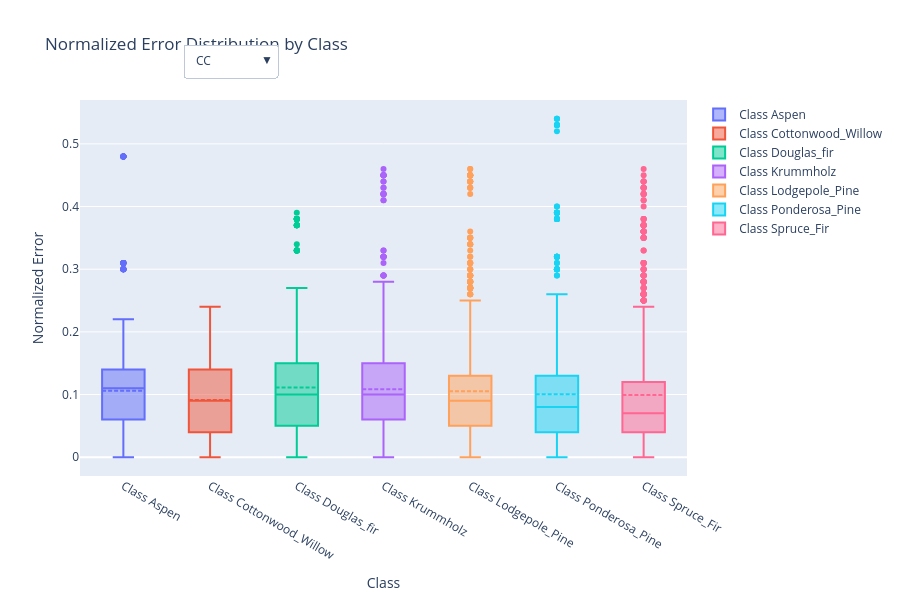

Notebook code for this chart:
### Markdown cell above
### Boxplot per method

### Code cell
def plot_normalized_error_by_method(df):
    """
    Create an interactive box plot showing normalized error distribution by class for each quantification method.
    
    Parameters:
    df (pd.DataFrame): DataFrame containing error metrics and quantification methods
    
    Returns:
    plotly.graph_objects.Figure: Interactive plotly figure
    """
    import plotly.graph_objects as go
    
    # Create figure
    fig = go.Figure()
    
    # Get unique quantification methods
    qnt_methods = df['qnt'].unique().tolist()
    
    # Add traces for each qnt method
    for qnt in qnt_methods:
        df_filtered = df[df['qnt'] == qnt]
        
        # Add trace for each class
        for i in classes:
            fig.add_trace(go.Box(
                y=df_filtered[f'c{i}_error_normalized'],
                name=f'Class {i}',
                visible=(qnt == qnt_methods[0]),  # Only first method visible initially
                boxmean=True
            ))
    
    # Create buttons for dropdown
    buttons = []
    for idx, qnt in enumerate(qnt_methods):
        # Calculate which traces should be visible for this qnt method
        visible = [False] * len(fig.data)
        start_idx = idx * 6  # 6 traces per qnt method (one per class)
        for i in range(6):
            visible[start_idx + i] = True
        
        buttons.append(dict(
            label=qnt,
            method='update',
            args=[{'visible': visible}]
        ))
    
    # Update layout
    fig.update_layout(
        updatemenus=[dict(
            active=0,
            buttons=buttons,
            x=0.17,
            xanchor='left',
            y=1.15,
            yanchor='top'
        )],
        title='Normalized Error Distribution by Class',
        xaxis_title='Class',
        yaxis_title='Normalized Error',
        height=600,
        showlegend=True
    )
    
    return fig

# Call the function and display the plot
fig2 = plot_normalized_error_by_method(df)
fig2.show()

### Figure 1 — Plotly figure (JSON) as saved in the notebook; plotly's stock layout.template omitted (floating-point values rounded to 4 significant figures; data arrays with more than 128 entries replaced by an {"elided": "..."} marker saying what was removed)
{"data": [{"boxmean": true, "name": "Class Aspen", "type": "box", "visible": true, "y": {"elided": "1000 float values"}}, {"boxmean": true, "name": "Class Cottonwood_Willow", "type": "box", "visible": true, "y": {"elided": "1000 float values"}}, {"boxmean": true, "name": "Class Douglas_fir", "type": "box", "visible": true, "y": {"elided": "1000 float values"}}, {"boxmean": true, "name": "Class Krummholz", "type": "box", "visible": true, "y": {"elided": "1000 float values"}}, {"boxmean": true, "name": "Class Lodgepole_Pine", "type": "box", "visible": true, "y": {"elided": "1000 float values"}}, {"boxmean": true, "name": "Class Ponderosa_Pine", "type": "box", "visible": true, "y": {"elided": "1000 float values"}}, {"boxmean": true, "name": "Class Spruce_Fir", "type": "box", "visible": true, "y": {"elided": "1000 float values"}}, {"boxmean": true, "name": "Class Aspen", "type": "box", "visible": false, "y": {"elided": "1000 float values"}}, {"boxmean": true, "name": "Class Cottonwood_Willow", "type": "box", "visible": false, "y": {"elided": "1000 float values"}}, {"boxmean": true, "name": "Class Douglas_fir", "type": "box", "visible": false, "y": {"elided": "1000 float values"}}, {"boxmean": true, "name": "Class Krummholz", "type": "box", "visible": false, "y": {"elided": "1000 float values"}}, {"boxmean": true, "name": "Class Lodgepole_Pine", "type": "box", "visible": false, "y": {"elided": "1000 float values"}}, {"boxmean": true, "name": "Class Ponderosa_Pine", "type": "box", "visible": false, "y": {"elided": "1000 float values"}}, {"boxmean": true, "name": "Class Spruce_Fir", "type": "box", "visible": false, "y": {"elided": "1000 float values"}}, {"boxmean": true, "name": "Class Aspen", "type": "box", "visible": false, "y": {"elided": "1000 float values"}}, {"boxmean": true, "name": "Class Cottonwood_Willow", "type": "box", "visible": false, "y": {"elided": "1000 float values"}}, {"boxmean": true, "name": "Class Douglas_fir", "type": "box", "visible": false, "y": {"elided": "1000 float values"}}, {"boxmean": true, "name": "Class Krummholz", "type": "box", "visible": false, "y": {"elided": "1000 float values"}}, {"boxmean": true, "name": "Class Lodgepole_Pine", "type": "box", "visible": false, "y": {"elided": "1000 float values"}}, {"boxmean": true, "name": "Class Ponderosa_Pine", "type": "box", "visible": false, "y": {"elided": "1000 float values"}}, {"boxmean": true, "name": "Class Spruce_Fir", "type": "box", "visible": false, "y": {"elided": "1000 float values"}}, {"boxmean": true, "name": "Class Aspen", "type": "box", "visible": false, "y": {"elided": "1000 float values"}}, {"boxmean": true, "name": "Class Cottonwood_Willow", "type": "box", "visible": false, "y": {"elided": "1000 float values"}}, {"boxmean": true, "name": "Class Douglas_fir", "type": "box", "visible": false, "y": {"elided": "1000 float values"}}, {"boxmean": true, "name": "Class Krummholz", "type": "box", "visible": false, "y": {"elided": "1000 float values"}}, {"boxmean": true, "name": "Class Lodgepole_Pine", "type": "box", "visible": false, "y": {"elided": "1000 float values"}}, {"boxmean": true, "name": "Class Ponderosa_Pine", "type": "box", "visible": false, "y": {"elided": "1000 float values"}}, {"boxmean": true, "name": "Class Spruce_Fir", "type": "box", "visible": false, "y": {"elided": "1000 float values"}}, {"boxmean": true, "name": "Class Aspen", "type": "box", "visible": false, "y": {"elided": "1000 float values"}}, {"boxmean": true, "name": "Class Cottonwood_Willow", "type": "box", "visible": false, "y": {"elided": "1000 float values"}}, {"boxmean": true, "name": "Class Douglas_fir", "type": "box", "visible": false, "y": {"elided": "1000 float values"}}, {"boxmean": true, "name": "Class Krummholz", "type": "box", "visible": false, "y": {"elided": "1000 float values"}}, {"boxmean": true, "name": "Class Lodgepole_Pine", "type": "box", "visible": false, "y": {"elided": "1000 float values"}}, {"boxmean": true, "name": "Class Ponderosa_Pine", "type": "box", "visible": false, "y": {"elided": "1000 float values"}}, {"boxmean": true, "name": "Class Spruce_Fir", "type": "box", "visible": false, "y": {"elided": "1000 float values"}}, {"boxmean": true, "name": "Class Aspen", "type": "box", "visible": false, "y": {"elided": "1000 float values"}}, {"boxmean": true, "name": "Class Cottonwood_Willow", "type": "box", "visible": false, "y": {"elided": "1000 float values"}}, {"boxmean": true, "name": "Class Douglas_fir", "type": "box", "visible": false, "y": {"elided": "1000 float values"}}, {"boxmean": true, "name": "Class Krummholz", "type": "box", "visible": false, "y": {"elided": "1000 float values"}}, {"boxmean": true, "name": "Class Lodgepole_Pine", "type": "box", "visible": false, "y": {"elided": "1000 float values"}}, {"boxmean": true, "name": "Class Ponderosa_Pine", "type": "box", "visible": false, "y": {"elided": "1000 float values"}}, {"boxmean": true, "name": "Class Spruce_Fir", "type": "box", "visible": false, "y": {"elided": "1000 float values"}}, {"boxmean": true, "name": "Class Aspen", "type": "box", "visible": false, "y": {"elided": "1000 float values"}}, {"boxmean": true, "name": "Class Cottonwood_Willow", "type": "box", "visible": false, "y": {"elided": "1000 float values"}}, {"boxmean": true, "name": "Class Douglas_fir", "type": "box", "visible": false, "y": {"elided": "1000 float values"}}, {"boxmean": true, "name": "Class Krummholz", "type": "box", "visible": false, "y": {"elided": "1000 float values"}}, {"boxmean": true, "name": "Class Lodgepole_Pine", "type": "box", "visible": false, "y": {"elided": "1000 float values"}}, {"boxmean": true, "name": "Class Ponderosa_Pine", "type": "box", "visible": false, "y": {"elided": "1000 float values"}}, {"boxmean": true, "name": "Class Spruce_Fir", "type": "box", "visible": false, "y": {"elided": "1000 float values"}}, {"boxmean": true, "name": "Class Aspen", "type": "box", "visible": false, "y": {"elided": "1000 float values"}}, {"boxmean": true, "name": "Class Cottonwood_Willow", "type": "box", "visible": false, "y": {"elided": "1000 float values"}}, {"boxmean": true, "name": "Class Douglas_fir", "type": "box", "visible": false, "y": {"elided": "1000 float values"}}, {"boxmean": true, "name": "Class Krummholz", "type": "box", "visible": false, "y": {"elided": "1000 float values"}}, {"boxmean": true, "name": "Class Lodgepole_Pine", "type": "box", "visible": false, "y": {"elided": "1000 float values"}}, {"boxmean": true, "name": "Class Ponderosa_Pine", "type": "box", "visible": false, "y": {"elided": "1000 float values"}}, {"boxmean": true, "name": "Class Spruce_Fir", "type": "box", "visible": false, "y": {"elided": "1000 float values"}}, {"boxmean": true, "name": "Class Aspen", "type": "box", "visible": false, "y": {"elided": "1000 float values"}}, {"boxmean": true, "name": "Class Cottonwood_Willow", "type": "box", "visible": false, "y": {"elided": "1000 float values"}}, {"boxmean": true, "name": "Class Douglas_fir", "type": "box", "visible": false, "y": {"elided": "1000 float values"}}, {"boxmean": true, "name": "Class Krummholz", "type": "box", "visible": false, "y": {"elided": "1000 float values"}}, {"boxmean": true, "name": "Class Lodgepole_Pine", "type": "box", "visible": false, "y": {"elided": "1000 float values"}}, {"boxmean": true, "name": "Class Ponderosa_Pine", "type": "box", "visible": false, "y": {"elided": "1000 float values"}}, {"boxmean": true, "name": "Class Spruce_Fir", "type": "box", "visible": false, "y": {"elided": "1000 float values"}}, {"boxmean": true, "name": "Class Aspen", "type": "box", "visible": false, "y": {"elided": "1000 float values"}}, {"boxmean": true, "name": "Class Cottonwood_Willow", "type": "box", "visible": false, "y": {"elided": "1000 float values"}}, {"boxmean": true, "name": "Class Douglas_fir", "type": "box", "visible": false, "y": {"elided": "1000 float values"}}, {"boxmean": true, "name": "Class Krummholz", "type": "box", "visible": false, "y": {"elided": "1000 float values"}}, {"boxmean": true, "name": "Class Lodgepole_Pine", "type": "box", "visible": false, "y": {"elided": "1000 float values"}}, {"boxmean": true, "name": "Class Ponderosa_Pine", "type": "box", "visible": false, "y": {"elided": "1000 float values"}}, {"boxmean": true, "name": "Class Spruce_Fir", "type": "box", "visible": false, "y": {"elided": "1000 float values"}}, {"boxmean": true, "name": "Class Aspen", "type": "box", "visible": false, "y": {"elided": "1000 float values"}}, {"boxmean": true, "name": "Class Cottonwood_Willow", "type": "box", "visible": false, "y": {"elided": "1000 float values"}}, {"boxmean": true, "name": "Class Douglas_fir", "type": "box", "visible": false, "y": {"elided": "1000 float values"}}, {"boxmean": true, "name": "Class Krummholz", "type": "box", "visible": false, "y": {"elided": "1000 float values"}}, {"boxmean": true, "name": "Class Lodgepole_Pine", "type": "box", "visible": false, "y": {"elided": "1000 float values"}}, {"boxmean": true, "name": "Class Ponderosa_Pine", "type": "box", "visible": false, "y": {"elided": "1000 float values"}}, {"boxmean": true, "name": "Class Spruce_Fir", "type": "box", "visible": false, "y": {"elided": "1000 float values"}}, {"boxmean": true, "name": "Class Aspen", "type": "box", "visible": false, "y": {"elided": "1000 float values"}}, {"boxmean": true, "name": "Class Cottonwood_Willow", "type": "box", "visible": false, "y": {"elided": "1000 float values"}}, {"boxmean": true, "name": "Class Douglas_fir", "type": "box", "visible": false, "y": {"elided": "1000 float values"}}, {"boxmean": true, "name": "Class Krummholz", "type": "box", "visible": false, "y": {"elided": "1000 float values"}}, {"boxmean": true, "name": "Class Lodgepole_Pine", "type": "box", "visible": false, "y": {"elided": "1000 float values"}}, {"boxmean": true, "name": "Class Ponderosa_Pine", "type": "box", "visible": false, "y": {"elided": "1000 float values"}}, {"boxmean": true, "name": "Class Spruce_Fir", "type": "box", "visible": false, "y": {"elided": "1000 float values"}}, {"boxmean": true, "name": "Class Aspen", "type": "box", "visible": false, "y": {"elided": "1000 float values"}}, {"boxmean": true, "name": "Class Cottonwood_Willow", "type": "box", "visible": false, "y": {"elided": "1000 float values"}}, {"boxmean": true, "name": "Class Douglas_fir", "type": "box", "visible": false, "y": {"elided": "1000 float values"}}, {"boxmean": true, "name": "Class Krummholz", "type": "box", "visible": false, "y": {"elided": "1000 float values"}}, {"boxmean": true, "name": "Class Lodgepole_Pine", "type": "box", "visible": false, "y": {"elided": "1000 float values"}}, {"boxmean": true, "name": "Class Ponderosa_Pine", "type": "box", "visible": false, "y": {"elided": "1000 float values"}}, {"boxmean": true, "name": "Class Spruce_Fir", "type": "box", "visible": false, "y": {"elided": "1000 float values"}}, {"boxmean": true, "name": "Class Aspen", "type": "box", "visible": false, "y": {"elided": "1000 float values"}}, {"boxmean": true, "name": "Class Cottonwood_Willow", "type": "box", "visible": false, "y": {"elided": "1000 float values"}}, {"boxmean": true, "name": "Class Douglas_fir", "type": "box", "visible": false, "y": {"elided": "1000 float values"}}, {"boxmean": true, "name": "Class Krummholz", "type": "box", "visible": false, "y": {"elided": "1000 float values"}}, {"boxmean": true, "name": "Class Lodgepole_Pine", "type": "box", "visible": false, "y": {"elided": "1000 float values"}}, {"boxmean": true, "name": "Class Ponderosa_Pine", "type": "box", "visible": false, "y": {"elided": "1000 float values"}}, {"boxmean": true, "name": "Class Spruce_Fir", "type": "box", "visible": false, "y": {"elided": "1000 float values"}}, {"boxmean": true, "name": "Class Aspen", "type": "box", "visible": false, "y": {"elided": "1000 float values"}}, {"boxmean": true, "name": "Class Cottonwood_Willow", "type": "box", "visible": false, "y": {"elided": "1000 float values"}}, {"boxmean": true, "name": "Class Douglas_fir", "type": "box", "visible": false, "y": {"elided": "1000 float values"}}, {"boxmean": true, "name": "Class Krummholz", "type": "box", "visible": false, "y": {"elided": "1000 float values"}}, {"boxmean": true, "name": "Class Lodgepole_Pine", "type": "box", "visible": false, "y": {"elided": "1000 float values"}}, {"boxmean": true, "name": "Class Ponderosa_Pine", "type": "box", "visible": false, "y": {"elided": "1000 float values"}}, {"boxmean": true, "name": "Class Spruce_Fir", "type": "box", "visible": false, "y": {"elided": "1000 float values"}}, {"boxmean": true, "name": "Class Aspen", "type": "box", "visible": false, "y": {"elided": "1000 float values"}}, {"boxmean": true, "name": "Class Cottonwood_Willow", "type": "box", "visible": false, "y": {"elided": "1000 float values"}}, {"boxmean": true, "name": "Class Douglas_fir", "type": "box", "visible": false, "y": {"elided": "1000 float values"}}, {"boxmean": true, "name": "Class Krummholz", "type": "box", "visible": false, "y": {"elided": "1000 float values"}}, {"boxmean": true, "name": "Class Lodgepole_Pine", "type": "box", "visible": false, "y": {"elided": "1000 float values"}}, {"boxmean": true, "name": "Class Ponderosa_Pine", "type": "box", "visible": false, "y": {"elided": "1000 float values"}}, {"boxmean": true, "name": "Class Spruce_Fir", "type": "box", "visible": false, "y": {"elided": "1000 float values"}}, {"boxmean": true, "name": "Class Aspen", "type": "box", "visible": false, "y": {"elided": "1000 float values"}}, {"boxmean": true, "name": "Class Cottonwood_Willow", "type": "box", "visible": false, "y": {"elided": "1000 float values"}}, {"boxmean": true, "name": "Class Douglas_fir", "type": "box", "visible": false, "y": {"elided": "1000 float values"}}, {"boxmean": true, "name": "Class Krummholz", "type": "box", "visible": false, "y": {"elided": "1000 float values"}}, {"boxmean": true, "name": "Class Lodgepole_Pine", "type": "box", "visible": false, "y": {"elided": "1000 float values"}}, {"boxmean": true, "name": "Class Ponderosa_Pine", "type": "box", "visible": false, "y": {"elided": "1000 float values"}}, {"boxmean": true, "name": "Class Spruce_Fir", "type": "box", "visible": false, "y": {"elided": "1000 float values"}}, {"boxmean": true, "name": "Class Aspen", "type": "box", "visible": false, "y": {"elided": "1000 float values"}}, {"boxmean": true, "name": "Class Cottonwood_Willow", "type": "box", "visible": false, "y": {"elided": "1000 float values"}}, {"boxmean": true, "name": "Class Douglas_fir", "type": "box", "visible": false, "y": {"elided": "1000 float values"}}, {"boxmean": true, "name": "Class Krummholz", "type": "box", "visible": false, "y": {"elided": "1000 float values"}}, {"boxmean": true, "name": "Class Lodgepole_Pine", "type": "box", "visible": false, "y": {"elided": "1000 float values"}}, {"boxmean": true, "name": "Class Ponderosa_Pine", "type": "box", "visible": false, "y": {"elided": "1000 float values"}}, {"boxmean": true, "name": "Class Spruce_Fir", "type": "box", "visible": false, "y": {"elided": "1000 float values"}}, {"boxmean": true, "name": "Class Aspen", "type": "box", "visible": false, "y": {"elided": "1000 float values"}}, {"boxmean": true, "name": "Class Cottonwood_Willow", "type": "box", "visible": false, "y": {"elided": "1000 float values"}}, {"boxmean": true, "name": "Class Douglas_fir", "type": "box", "visible": false, "y": {"elided": "1000 float values"}}, {"boxmean": true, "name": "Class Krummholz", "type": "box", "visible": false, "y": {"elided": "1000 float values"}}, {"boxmean": true, "name": "Class Lodgepole_Pine", "type": "box", "visible": false, "y": {"elided": "1000 float values"}}, {"boxmean": true, "name": "Class Ponderosa_Pine", "type": "box", "visible": false, "y": {"elided": "1000 float values"}}, {"boxmean": true, "name": "Class Spruce_Fir", "type": "box", "visible": false, "y": {"elided": "1000 float values"}}, {"boxmean": true, "name": "Class Aspen", "type": "box", "visible": false, "y": {"elided": "1000 float values"}}, {"boxmean": true, "name": "Class Cottonwood_Willow", "type": "box", "visible": false, "y": {"elided": "1000 float values"}}, {"boxmean": true, "name": "Class Douglas_fir", "type": "box", "visible": false, "y": {"elided": "1000 float values"}}, {"boxmean": true, "name": "Class Krummholz", "type": "box", "visible": false, "y": {"elided": "1000 float values"}}, {"boxmean": true, "name": "Class Lodgepole_Pine", "type": "box", "visible": false, "y": {"elided": "1000 float values"}}, {"boxmean": true, "name": "Class Ponderosa_Pine", "type": "box", "visible": false, "y": {"elided": "1000 float values"}}, {"boxmean": true, "name": "Class Spruce_Fir", "type": "box", "visible": false, "y": {"elided": "1000 float values"}}, {"boxmean": true, "name": "Class Aspen", "type": "box", "visible": false, "y": {"elided": "1000 float values"}}, {"boxmean": true, "name": "Class Cottonwood_Willow", "type": "box", "visible": false, "y": {"elided": "1000 float values"}}, {"boxmean": true, "name": "Class Douglas_fir", "type": "box", "visible": false, "y": {"elided": "1000 float values"}}, {"boxmean": true, "name": "Class Krummholz", "type": "box", "visible": false, "y": {"elided": "1000 float values"}}, {"boxmean": true, "name": "Class Lodgepole_Pine", "type": "box", "visible": false, "y": {"elided": "1000 float values"}}, {"boxmean": true, "name": "Class Ponderosa_Pine", "type": "box", "visible": false, "y": {"elided": "1000 float values"}}, {"boxmean": true, "name": "Class Spruce_Fir", "type": "box", "visible": false, "y": {"elided": "1000 float values"}}, {"boxmean": true, "name": "Class Aspen", "type": "box", "visible": false, "y": {"elided": "1000 float values"}}, {"boxmean": true, "name": "Class Cottonwood_Willow", "type": "box", "visible": false, "y": {"elided": "1000 float values"}}, {"boxmean": true, "name": "Class Douglas_fir", "type": "box", "visible": false, "y": {"elided": "1000 float values"}}, {"boxmean": true, "name": "Class Krummholz", "type": "box", "visible": false, "y": {"elided": "1000 float values"}}, {"boxmean": true, "name": "Class Lodgepole_Pine", "type": "box", "visible": false, "y": {"elided": "1000 float values"}}, {"boxmean": true, "name": "Class Ponderosa_Pine", "type": "box", "visible": false, "y": {"elided": "1000 float values"}}, {"boxmean": true, "name": "Class Spruce_Fir", "type": "box", "visible": false, "y": {"elided": "1000 float values"}}], "layout": {"height": 600, "showlegend": true, "title": {"text": "Normalized Error Distribution by Class"}, "updatemenus": [{"active": 0, "buttons": [{"args": [{"visible": {"elided": "154 bool values"}}], "label": "CC", "method": "update"}, {"args": [{"visible": {"elided": "154 bool values"}}], "label": "PCC", "method": "update"}, {"args": [{"visible": {"elided": "154 bool values"}}], "label": "ACC", "method": "update"}, {"args": [{"visible": {"elided": "154 bool values"}}], "label": "PACC", "method": "update"}, {"args": [{"visible": {"elided": "154 bool values"}}], "label": "T50", "method": "update"}, {"args": [{"visible": {"elided": "154 bool values"}}], "label": "MAX", "method": "update"}, {"args": [{"visible": {"elided": "154 bool values"}}], "label": "MS", "method": "update"}, {"args": [{"visible": {"elided": "154 bool values"}}], "label": "MS2", "method": "update"}, {"args": [{"visible": {"elided": "154 bool values"}}], "label": "X", "method": "update"}, {"args": [{"visible": {"elided": "154 bool values"}}], "label": "SMM", "method": "update"}, {"args": [{"visible": {"elided": "154 bool values"}}], "label": "DyS", "method": "update"}, {"args": [{"visible": {"elided": "154 bool values"}}], "label": "DySyn", "method": "update"}, {"args": [{"visible": {"elided": "154 bool values"}}], "label": "HDy", "method": "update"}, {"args": [{"visible": {"elided": "154 bool values"}}], "label": "ACC_syn", "method": "update"}, {"args": [{"visible": {"elided": "154 bool values"}}], "label": "PACC_syn", "method": "update"}, {"args": [{"visible": {"elided": "154 bool values"}}], "label": "X_syn", "method": "update"}, {"args": [{"visible": {"elided": "154 bool values"}}], "label": "MAX_syn", "method": "update"}, {"args": [{"visible": {"elided": "154 bool values"}}], "label": "T50_syn", "method": "update"}, {"args": [{"visible": {"elided": "154 bool values"}}], "label": "MS_syn", "method": "update"}, {"args": [{"visible": {"elided": "154 bool values"}}], "label": "MS2_syn", "method": "update"}, {"args": [{"visible": {"elided": "154 bool values"}}], "label": "SMM_syn", "method": "update"}, {"args": [{"visible": {"elided": "154 bool values"}}], "label": "HDy_syn", "method": "update"}], "x": 0.17, "xanchor": "left", "y": 1.15, "yanchor": "top"}], "xaxis": {"title": {"text": "Class"}}, "yaxis": {"title": {"text": "Normalized Error"}}}}
